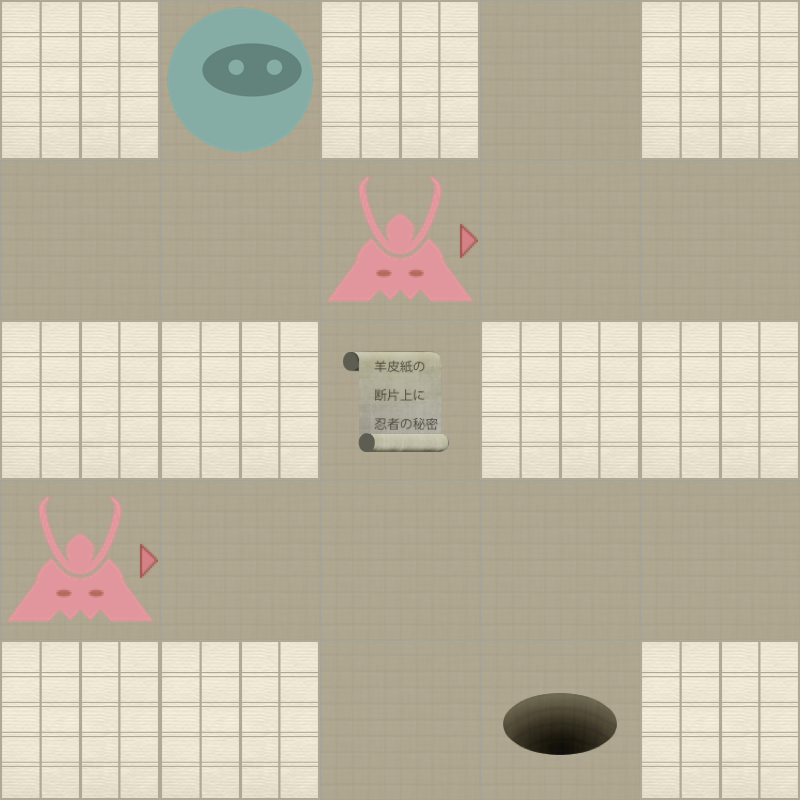

A level layout from a 2D game, rendered from its tile map. Below: a short description, then the map file with tile-grid data replaced by summaries:
An orthogonal 5x5 tile map with 160x160 px tiles, 2 tile layers (Level, Actors).

<map version="1.0" orientation="orthogonal" width="5" height="5" tilewidth="160" tileheight="160">
 <properties>
  <property name="moves" value="10" />
 </properties>
 <tileset firstgid="1" name="tiles" tilewidth="160" tileheight="160" spacing="2" margin="2">
  <image source="tiles-ipadhd.png" width="1024" height="1024" />
  <tile id="0">
   <properties>
    <property name="actor" value="exit" />
   </properties>
  </tile>
  <tile id="2">
   <properties>
    <property name="actor" value="guard" />
    <property name="direction" value="down" />
   </properties>
  </tile>
  <tile id="3">
   <properties>
    <property name="actor" value="guard" />
    <property name="direction" value="left" />
   </properties>
  </tile>
  <tile id="4">
   <properties>
    <property name="actor" value="guard" />
    <property name="direction" value="right" />
   </properties>
  </tile>
  <tile id="5">
   <properties>
    <property name="actor" value="guard" />
    <property name="direction" value="up" />
   </properties>
  </tile>
  <tile id="7">
   <properties>
    <property name="actor" value="player" />
   </properties>
  </tile>
  <tile id="8">
   <properties>
    <property name="actor" value="scroll" />
   </properties>
  </tile>
  <tile id="9">
   <properties>
    <property name="wall" value="1" />
   </properties>
  </tile>
 </tileset>
 <layer name="Level" width="5" height="5">
  <data>[25 cells, 25 non-empty, 2 distinct tile ids]</data>
 </layer>
 <layer name="Actors" width="5" height="5">
  <data>[25 cells, 5 non-empty, 4 distinct tile ids]</data>
 </layer>
</map>
